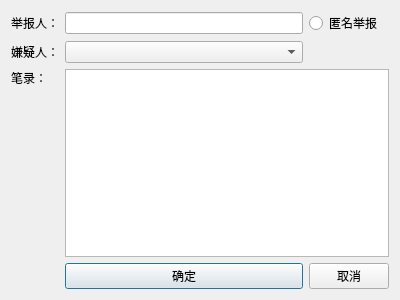
<?xml version="1.0" encoding="UTF-8"?>
<ui version="4.0">
 <class>Dialog</class>
 <widget class="QDialog" name="Dialog">
  <property name="geometry">
   <rect>
    <x>0</x>
    <y>0</y>
    <width>400</width>
    <height>300</height>
   </rect>
  </property>
  <property name="windowTitle">
   <string>Dialog</string>
  </property>
  <layout class="QGridLayout" name="gridLayout">
   <item row="0" column="0">
    <widget class="QLabel" name="label">
     <property name="text">
      <string>举报人：</string>
     </property>
    </widget>
   </item>
   <item row="0" column="1">
    <widget class="QLineEdit" name="Rname"/>
   </item>
   <item row="0" column="2" colspan="2">
    <widget class="QRadioButton" name="radioButton">
     <property name="text">
      <string>匿名举报</string>
     </property>
    </widget>
   </item>
   <item row="1" column="0">
    <widget class="QLabel" name="label_2">
     <property name="text">
      <string>嫌疑人：</string>
     </property>
    </widget>
   </item>
   <item row="2" column="0">
    <widget class="QLabel" name="label_3">
     <property name="text">
      <string>笔录：</string>
     </property>
     <property name="alignment">
      <set>Qt::AlignLeading|Qt::AlignLeft|Qt::AlignTop</set>
     </property>
    </widget>
   </item>
   <item row="2" column="1" colspan="3">
    <widget class="QTextEdit" name="content"/>
   </item>
   <item row="3" column="1">
    <widget class="QPushButton" name="sureButton">
     <property name="text">
      <string>确定</string>
     </property>
    </widget>
   </item>
   <item row="3" column="2" colspan="2">
    <widget class="QPushButton" name="backButton">
     <property name="text">
      <string>取消</string>
     </property>
    </widget>
   </item>
   <item row="1" column="1">
    <widget class="QComboBox" name="suspect"/>
   </item>
  </layout>
 </widget>
 <resources/>
 <connections/>
</ui>
